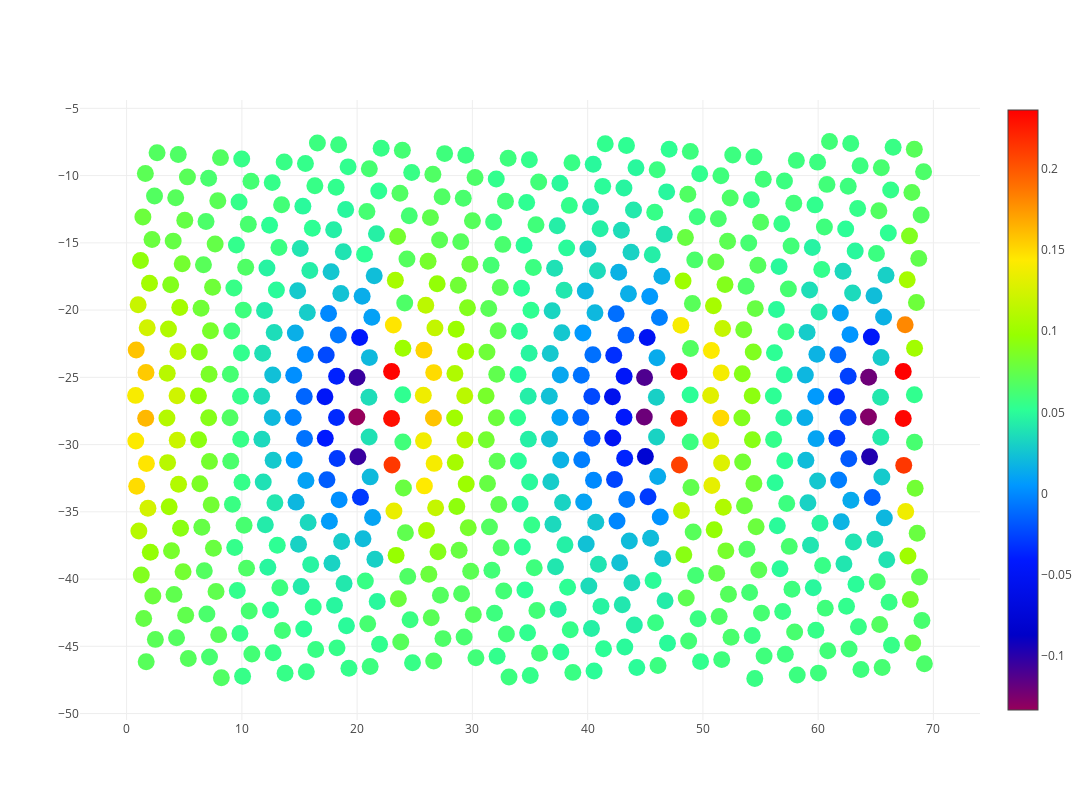

Notebook code for this chart:
### Code cell
f.pos_segE(10)

### Figure 1 — Plotly figure (JSON) as saved in the notebook; plotly's stock layout.template omitted (floating-point values rounded to 4 significant figures; data arrays with more than 128 entries replaced by an {"elided": "..."} marker saying what was removed)
{"data": [{"hoverinfo": "text", "marker": {"color": {"elided": "626 float values"}, "colorscale": "Rainbow", "showscale": true, "size": 16.95, "symbol": "circle"}, "mode": "markers", "text": {"elided": "626 str values"}, "type": "scatter", "uid": "cfa1bc9d-99e6-4ee6-93d9-195031c9cbe8", "x": {"elided": "626 float values"}, "y": {"elided": "626 float values"}}], "layout": {"autosize": false, "height": 800, "width": 2058.0, "xaxis": {"autorange": true, "range": [-3.513, 73.51], "type": "linear", "zeroline": false}, "yaxis": {"autorange": true, "range": [-50.48, -4.379], "type": "linear", "zeroline": false}}}
